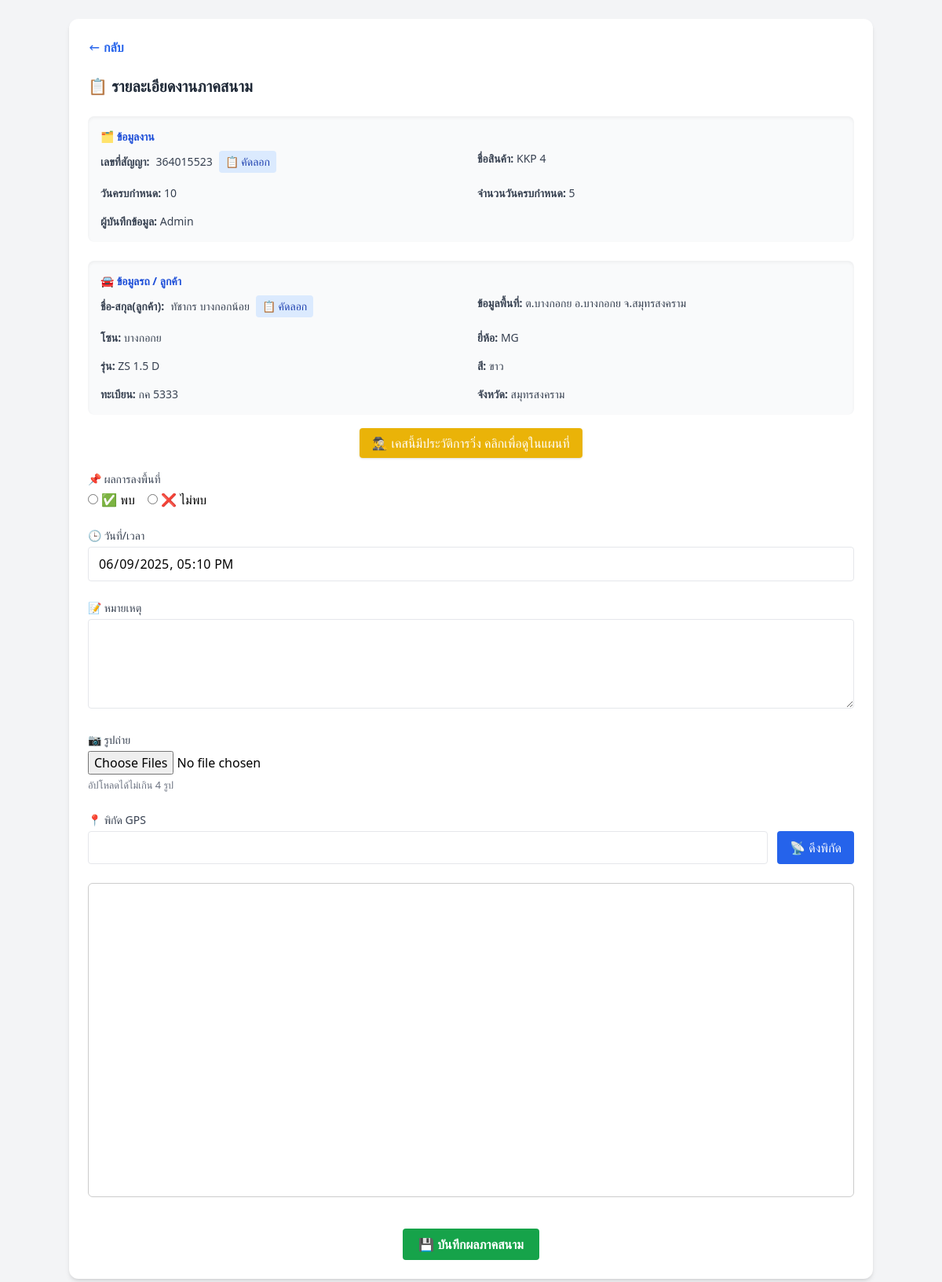
Page /dashboard/view_job.php?id=244 (signed in) on the committed database.
### tables this page shows
CREATE TABLE `jobs` (
  `id` int(11) NOT NULL,
  `contract_number` varchar(50) NOT NULL,
  `assigned_to` int(11) DEFAULT NULL,
  `imported_by` int(11) DEFAULT NULL,
  `product` varchar(100) NOT NULL,
  `location_info` varchar(255) DEFAULT NULL,
  `location_area` varchar(255) DEFAULT NULL,
  `zone` varchar(100) DEFAULT NULL,
  `due_date` varchar(25) DEFAULT NULL,
  `overdue_period` varchar(50) DEFAULT NULL,
  `model` varchar(100) DEFAULT NULL,
  `model_detail` varchar(100) DEFAULT NULL,
  `color` varchar(50) DEFAULT NULL,
  `plate` varchar(20) DEFAULT NULL,
  `province` varchar(50) DEFAULT NULL,
  `os` varchar(50) DEFAULT NULL,
  `status` varchar(20) DEFAULT NULL,
  `department_id` int(11) DEFAULT NULL
);

CREATE TABLE `users` (
  `id` int(11) NOT NULL,
  `name` varchar(100) DEFAULT NULL,
  `username` varchar(50) DEFAULT NULL,
  `password` varchar(255) DEFAULT NULL,
  `role` enum('admin','field','manager') DEFAULT 'field',
  `created_at` timestamp NOT NULL DEFAULT current_timestamp(),
  `active` tinyint(1) DEFAULT 1,
  `department_id` int(11) DEFAULT NULL,
  `marker_color` varchar(20) DEFAULT NULL
);

### dashboard/view_job.php (the view, shortened to what this page needs)
<?php
include '../config/db.php';
$job_id = $_GET['id'] ?? null;
$user_id = $_SESSION['user']['id'];
$stmt = $conn->prepare("SELECT j.*, u.name AS imported_name FROM jobs j LEFT JOIN users u ON j.imported_by = u.id WHERE j.id = ?");
$stmt->bind_param("i", $job_id);
$stmt->execute();
$result = $stmt->get_result();
$job = $result->fetch_assoc();
$can_submit = $job['assigned_to'] == $user_id;
$date_now = date("Y-m-d\TH:i");
$has_log = 0;
$stmt_log = $conn->prepare("SELECT COUNT(*) FROM job_logs l INNER JOIN jobs j ON j.id = l.job_id WHERE j.contract_number = ? OR j.location_info = ?");
$stmt_log->bind_param("ss", $job['contract_number'], $job['location_info']);
$stmt_log->execute();
$stmt_log->store_result();
$stmt_log->bind_result($has_log);
?>
<!DOCTYPE html>
<html lang="th">
<head>
  <script src="https://cdn.tailwindcss.com"></script>
</head>
<body class="bg-gray-100 min-h-screen p-4 sm:p-6">
<div class="max-w-5xl mx-auto bg-white shadow-md rounded-xl p-6 space-y-6">
  <div class="mb-2">
    <a href="field.php" class="text-blue-600 font-semibold hover:underline flex items-center">
      <svg class="w-4 h-4 mr-1" fill="currentColor" viewBox="0 0 20 20">
        <path fill-rule="evenodd" d="M7.707 14.707a1 1 0 01-1.414 0L2.586 11l3.707-3.707a1 1 0 011.414 1.414L5.414 10H17a1 1 0 110 2H5.414l2.293 2.293a1 1 0 010 1.414z" clip-rule="evenodd" />
      </svg> กลับ
    </a>
  </div>
  <h2 class="text-xl font-bold text-gray-800 mb-4">📋 รายละเอียดงานภาคสนาม</h2>
  <div class="bg-gray-50 p-4 rounded-lg shadow-inner space-y-2 text-sm text-gray-700 mb-4">
    <h3 class="font-semibold text-blue-700 text-md mb-2">🗂️ ข้อมูลงาน</h3>
    <div class="grid sm:grid-cols-2 gap-4">
      <div class="flex items-center gap-2">
        <strong>เลขที่สัญญา:</strong>
        <span><?= htmlspecialchars($job['contract_number']) ?></span>
        <button type="button" onclick="copyText('<?= addslashes($job['contract_number']) ?>')" class="text-sm bg-blue-100 hover:bg-blue-200 text-blue-800 px-2 py-1 rounded">📋 คัดลอก</button>
      </div>
      <p><strong>ชื่อสินค้า:</strong> <?= htmlspecialchars($job['product']) ?></p>
      <p><strong>วันครบกำหนด:</strong> <?= htmlspecialchars($job['due_date']) ?></p>
      <p><strong>จำนวนวันครบกำหนด:</strong> <?= htmlspecialchars($job['overdue_period']) ?></p>
      <p><strong>ผู้บันทึกข้อมูล:</strong> <?= htmlspecialchars($job['imported_name'] ?? '-') ?></p>
    </div>
  </div>
  <div class="bg-gray-50 p-4 rounded-lg shadow-inner space-y-2 text-sm text-gray-700 mb-4">
    <h3 class="font-semibold text-blue-700 text-md mb-2">🚘 ข้อมูลรถ / ลูกค้า</h3>
    <div class="grid sm:grid-cols-2 gap-4">
      <div class="flex items-center gap-2">
        <strong>ชื่อ-สกุล(ลูกค้า):</strong>
        <span><?= htmlspecialchars($job['location_info']) ?></span>
        <button type="button" onclick="copyText('<?= addslashes($job['location_info']) ?>')" class="text-sm bg-blue-100 hover:bg-blue-200 text-blue-800 px-2 py-1 rounded">📋 คัดลอก</button>
      </div>
      <p><strong>ข้อมูลพื้นที่:</strong> <?= htmlspecialchars($job['location_area']) ?></p>
      <p><strong>โซน:</strong> <?= htmlspecialchars($job['zone']) ?></p>
      <p><strong>ยี่ห้อ:</strong> <?= htmlspecialchars($job['model']) ?></p>
      <p><strong>รุ่น:</strong> <?= htmlspecialchars($job['model_detail']) ?></p>
      <p><strong>สี:</strong> <?= htmlspecialchars($job['color']) ?></p>
      <p><strong>ทะเบียน:</strong> <?= htmlspecialchars($job['plate']) ?></p>
      <p><strong>จังหวัด:</strong> <?= htmlspecialchars($job['province']) ?></p>
    </div>
  </div>
  <?php if ($has_log > 0 && $can_submit): ?>
    <div class="text-center">
      <a href="../admin/map.php?job_id=<?= $job['id'] ?>" class="bg-yellow-500 hover:bg-yellow-600 text-white px-4 py-2 rounded shadow">
        🕵️‍♂️ เคสนี้มีประวัติการวิ่ง คลิกเพื่อดูในแผนที่
      </a>
    </div>
  <?php endif; ?>
  <?php if (!$can_submit): ?>
    <div class="text-center mt-6">
      <button onclick="confirmAcceptJob(<?= $job['id'] ?>)" class="bg-blue-600 hover:bg-blue-700 text-white font-semibold px-6 py-2 rounded">
        📥 รับงานนี้
      </button>
    </div>
  <?php else: ?>
    <form method="post" action="save_job.php" enctype="multipart/form-data" class="space-y-6 mt-6">
      <div>
        <label class="block text-sm font-medium text-gray-700 mb-1">📌 ผลการลงพื้นที่</label>
        <div class="flex gap-4">
          <label><input type="radio" name="result" value="พบ" required> ✅ พบ</label>
          <label><input type="radio" name="result" value="ไม่พบ" required> ❌ ไม่พบ</label>
        </div>
      </div>
      <div>
        <label class="block text-sm font-medium text-gray-700 mb-1">🕒 วันที่/เวลา</label>
        <input type="datetime-local" name="log_time" class="w-full border px-3 py-2 rounded" value="<?= $date_now ?>" readonly>
      </div>
      <div>
        <label class="block text-sm font-medium text-gray-700 mb-1">📝 หมายเหตุ</label>
        <textarea name="note" rows="4" required class="w-full border px-3 py-2 rounded"></textarea>
      </div>
      <div>
        <label class="block text-sm font-medium text-gray-700 mb-1">📷 รูปถ่าย</label>
        <input type="file" name="images[]" multiple accept="image/*" class="w-full" onchange="validateFileCount(this)">
        <small class="text-gray-500">อัปโหลดได้ไม่เกิน 4 รูป</small>
      </div>
      <div>
        <label class="block text-sm font-medium text-gray-700 mb-1">📍 พิกัด GPS</label>
        <div class="flex gap-3">
          <input type="text" name="gps" id="gps" class="flex-1 border px-3 py-2 rounded" readonly>
          <button type="button" onclick="getLocation()" class="bg-blue-600 text-white px-4 py-2 rounded hover:bg-blue-700">📡 ดึงพิกัด</button>
        </div>
      </div>
      <div id="map" class="mt-4"></div>
      <div class="pt-4 text-center">
        <button type="submit" class="bg-green-600 hover:bg-green-700 text-white px-5 py-2 rounded font-semibold">
          💾 บันทึกผลภาคสนาม
        </button>
      </div>
    </form>
  <?php endif; ?>
</div>
</body>
</html>

### dashboard/view_job.php (style rules this page uses)
#map { width: 100%; height: 400px; border-radius: 6px; border: 1px solid #ccc; }

### rows in the picture
jobs: contract_number "364015523", product "KKP 4", due_date "10", overdue_period "5", users.name "Admin", location_info "ทัชากร บางกอกน้อย", location_area "ต.บางกอกย อ.บางกอกย จ.สมุทรสงคราม", zone "บางกอกย", model "MG", model_detail "ZS 1.5 D", color "ขาว", plate "กค 5333", province "สมุทรสงคราม"
